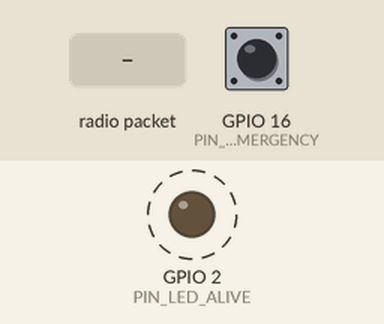
This sketch was run on a simulated ESP32. On the bench: output pins drawn as LEDs (lit = HIGH). Dashed ring = blinking. The inputs (shaded band) are chosen by the test bench; at power-on: GPIO 16 (PIN_FUEL_EMERGENCY) HIGH. What the sketch prints to the serial monitor is not drawn.

Above: at 0.4 s.
1.5 s: radio packet "1" arrives
Timing chart, 0 to 11.7 s (numbered marks = the images above; inputs shaded):
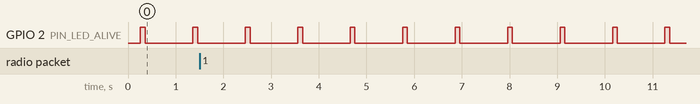

Measured:
- by itself, GPIO 2 (PIN_LED_ALIVE): alternates HIGH for 0.10 s and LOW for 1.0 s

The sketch:

ECU2.ino
```cpp
// (licence header left out)
// -----FreeRTOS includes-----
#include <freertos/FreeRTOS.h>
#include <freertos/semphr.h>
#include <freertos/task.h>
#include "soc/rtc_wdt.h"

// -----espnow includes-----
#include <esp_now.h>
#include <WiFi.h>

// -----include external files-----
#include "configs.h"      // general configs
#include "var_global.h"   // global variables must be declared before functions definitions
#include "prototypes.h"   // functions prototypes must be explicitly declared
#include "tasks.h"        // task functions definitions
#include "system.h"       // system functions
#include "esp-now.h"      // esp-now functions

void setup(){
    // init system general modules (pinMode and Serial)
    init_system();

    // init system handlers such as queues and semaphores
    init_system_handlers();

    // init system handlers such as queues and semaphores
    init_espnow();

    // -----final confirmation-----
    INFO("INFO_2: setup successfully");
    delay(50); // give time to send the espnow message

    // -----fire up tasks-----
    init_tasks();
}

void loop(){
    // -----delete loop-----
    vTaskDelete(NULL);
}
```

esp-now.h
```cpp
/**
 * @brief init esp-now
 */
void init_espnow(){
    // -----ESPNOW settings-----
    WiFi.mode(WIFI_STA);
    WiFi.disconnect();
    if (esp_now_init() != ESP_OK)    // check if was initialized successfully
        ERROR("ERROR_2: initializing ESP-NOW", false); // DO NOT send through esp-now
    INFO("INFO_2: Done initializing ESP-NOW", false); // DO NOT send through esp-now
    delay(50); // give time to send the espnow message
    esp_now_register_send_cb(OnDataSent);

    // register peer
    esp_now_peer_info_t peerInfo = {};
    peerInfo.channel = 0;
    peerInfo.encrypt = false;

    // control peer
    memcpy(peerInfo.peer_addr, address_ECUBOX, 6);
    if (esp_now_add_peer(&peerInfo) != ESP_OK)
        ERROR("ERROR_2: Failed to add ECUBOX peer", false); // DO NOT send through esp-now
    INFO("INFO_2: control peer added");
    delay(50); // give time to send the espnow message

    // receiver peer
    memcpy(peerInfo.peer_addr, address_ECU1, 6);
    if (esp_now_add_peer(&peerInfo) != ESP_OK)
        ERROR("ERROR_2: Failed to add ECU1 peer", false); // DO NOT send through esp-now
    INFO("INFO_2: receiver peer added");
    delay(50); // give time to send the espnow message

    esp_now_register_recv_cb(OnDataRecv);
}

/**
 * @brief ESP-NOW on data sent callback
 *
 * @param mac_addr device MAC address
 * @param status esp-now status
 */
void OnDataSent(const uint8_t *mac_addr, esp_now_send_status_t status){
#if DEBUG_MODE
    // -----check if the data was delivered-----
    Serial.print("Send status:\t");
    Serial.println(status == ESP_NOW_SEND_SUCCESS ? "Delivery Success" : "Delivery Fail");
#endif
}

/**
 * @brief ESP-NOW on data receive callback
 *
 * @param mac device MAC address
 * @param incomingData data received
 * @param len array size
 */
void OnDataRecv(const uint8_t *mac, const uint8_t *incomingData, int len){
    if (len == sizeof(cmd_t)){
        cmd_t config = {};
        memcpy(&config, incomingData, sizeof(config));

        if (config.command == CMD_START){
            INFO("INFO_2: start writing data");
            delay(50); // give time to send the espnow message
        }
        else if (config.command == CMD_STOP){
            INFO("INFO_2: stop writing data");
            delay(50); // give time to send the espnow message
        }
        else if (config.command == CMD_RESTART){
            INFO("INFO_2: restarting . . .\n----------------------");
            delay(50); // give time to send the espnow message

            ESP.restart();
        }
        else{
            INFO("INFO_2: command does not exist");
            delay(50); // give time to send the espnow message
        }
    }
    else{
        INFO("INFO_2: unknown incoming data");
    }
}
```

prototypes.h
```cpp
// -----tasks functions-----

void task_alive(void*);
void isr_rpm(void);
void task_RPM(void*);
void isr_spdmt(void);
void task_speedometer(void*);
void task_fuel_emer(void*);


// -----esp-now functions-----

void init_espnow(void);
void OnDataSent(const uint8_t*, esp_now_send_status_t);
void OnDataRecv(const uint8_t*, const uint8_t*, int);


// -----system-----

void init_system(void);
void init_system_handlers(void);
void init_tasks(void);
void ERROR(char*);
void ERROR(char*, bool);
void INFO(const char*);
void INFO(const char*, bool);
void send_debug(const char*);
void on_error(char*, bool);
```

system.h
```cpp
/**
 * @brief init system general modules (pinMode and Serial)
 *
 */
void init_system(void){
    // -----Serial initiallization-----
    Serial.begin(SERIAL_FREQ);
    while (!Serial){}; // wait until is initialized

    // -----header-----
    Serial.println("|--------------------|");
    Serial.println("|                    |");
    Serial.println("|        ECU2        |");
    Serial.println("|                    |");
    Serial.println("|--------------------|");
}

/**
 * @brief init system handlers such as queues and semaphores
 *
 */
void init_system_handlers(void){
    INFO("INFO_2: no system handlers", false);
    delay(50);
}

/**
 * @brief init run time tasks
 *
 */
void init_tasks(void){
    xTaskCreate(task_alive,     // task function
                "alive_signal", // task name
                2048,           // stack size
                NULL,           // parameters
                10,             // priority
                &th_alive);     // handler

    xTaskCreate(task_RPM,   // task function
                "task_RPM", // task name
                2048,       // stack size
                NULL,       // parameters
                10,         // priority
                &th_rpm);   // handler

    xTaskCreate(task_speedometer,   // task function
                "task_speedometer", // task name
                2048,               // stack size
                NULL,               // parameters
                10,                 // priority
                &th_spdmt);         // handler

    xTaskCreate(task_fuel_emer,   // task function
                "task_fuel_emer", // task name
                2048,             // stack size
                NULL,             // parameters
                10,               // priority
                &th_fuel);        // handler
}

/**
 * @brief print ERROR messages on serial and through esp-now:
 *
 * @param returnMsg const char[]: message to be sent
 */
void ERROR(char returnMsg[]){
    Serial.println();
    Serial.println(returnMsg);
    send_debug(returnMsg);

    on_error(returnMsg, true);
}

/**
 * @brief print ERROR messages on serial and through esp-now:
 *
 * @param returnMsg const char[]: message to be sent
 * @param espnow_active bool: esp-now active flag
 */
void ERROR(char returnMsg[], bool espnow_active){
    Serial.println();
    Serial.println(returnMsg);
    if (espnow_active)
        send_debug(returnMsg);

    on_error(returnMsg, espnow_active);
}

/**
 * @brief print INFO messages on serial and through esp-now:
 *
 * @param returnMsg const char[]: message to be sent
 */
void INFO(const char returnMsg[]){
    Serial.println();
    Serial.println(returnMsg);
    send_debug(returnMsg);
}

/**
 * @brief print INFO messages on serial and through esp-now:
 *
 * @param returnMsg const char[]: message to be sent
 * @param espnow_active bool: esp-now active flag
 */
void INFO(const char returnMsg[], bool espnow_active){
    Serial.println();
    Serial.println(returnMsg);
    if (espnow_active)
        send_debug(returnMsg);
}

/**
 * @brief send debug messages through esp-now
 *
 * @param returnMsg const char[]: message to be sent
 */
void send_debug(const char returnMsg[]){
    if (sizeof(returnMsg) <= ESPNOW_BUFFER_SIZE){
        debug_t msg_data;
        msg_data.id = BOARDID;
        strcpy(msg_data.msg, returnMsg);
        esp_now_send(address_ECUBOX, (uint8_t *) &msg_data, sizeof(msg_data));
    }
    else
        Serial.println("ERROR_2: espnow buffer overflow");
}

/**
 * @brief send error messages through esp-now with option
 *
 * @param returnMsg const char[]: message to be sent
 * @param espnow_active bool: esp-now active flag
 */
void on_error(char returnMsg[], bool espnow_active){
    if (REBOOT_ON_ERROR){
        ESP.restart();
        delay(1);
    }
    else{
        while(true){
            Serial.println(returnMsg);

            if (espnow_active)
                send_debug(returnMsg);

            delay(DEBUG_DELAY);
        }
    }
}
```

tasks.h
```cpp
/**
 * @brief alive signal
 *
 * @param arg void arg
 */
void task_alive(void *arg){
    (void)arg;

    // -----setup pin mode-----
    pinMode(PIN_LED_ALIVE, OUTPUT);

    while (true){
        digitalWrite(PIN_LED_ALIVE, HIGH);
        vTaskDelay(100 / portTICK_PERIOD_MS);
        digitalWrite(PIN_LED_ALIVE, LOW);
        vTaskDelay(1000 / portTICK_PERIOD_MS);
    }
}

/**
 * @brief RPM interrupt service routine
 *
 */
void IRAM_ATTR isr_rpm(void){ counter_rpm++; }

/**
 * @brief RPM task
 *
 * @param arg void arg
 */
void task_RPM(void *arg){
    (void)arg;

    // -----create local variables-----
    uint32_t timer_send;
    uint16_t counter_rpm_copy;
    sensor_t rpm = {BOARDID, RPM, 0.0};

#if DEBUG_MODE
    // see the remaining space of this task
    // always after create the variables
    UBaseType_t uxHighWaterMark;
    uxHighWaterMark = uxTaskGetStackHighWaterMark(NULL);
    char info[ESPNOW_BUFFER_SIZE];
    snprintf(
        info,
        ESPNOW_BUFFER_SIZE,
        "INFO_2: %d bytes remaining of the RPM task space",
        uxHighWaterMark);
    INFO(info);
    vTaskDelay(50 / portTICK_PERIOD_MS); // give time to send the espnow message
#endif

    // -----update timer-----
    timer_send = millis();

    while (true){
        if ((millis() - timer_send) >= TASK_RPM_SEND_RATE_ms){
            // -----add to timer-----
            timer_send += TASK_RPM_SEND_RATE_ms;

            // -----get counts-----
            noInterrupts();
            counter_rpm_copy = counter_rpm;
            counter_rpm = false;
            interrupts();

            // -----calculate-----
            rpm.value = counter_rpm_copy / TASK_RPM_SEND_RATE_min; // general rpm calculation
            rpm.value /= 2; // compensate for the double peak of the signal

            // -----send RPM data through esp-now to receiver-----
            esp_now_send(address_ECU1, (uint8_t *) &rpm, sizeof(rpm));
        }
        vTaskDelay(1 / portTICK_PERIOD_MS);
    }
}

/**
 * @brief speedometer interrupt service routine
 *
 */
void IRAM_ATTR isr_spdmt(void){ counter_spdmt++; }

/**
 * @brief  Read, calculate and send the speed
 *
 * @param arg void arg
 */
void task_speedometer(void *arg){
    (void)arg;

    // -----create local variables-----
    uint32_t timer_send;
    uint16_t counter_spdmt_copy;
    sensor_t spdmt = {BOARDID, SPEEDOMETER, 0.0};

#if DEBUG_MODE
    // see the remaining space of this task
    // always after create the variables
    UBaseType_t uxHighWaterMark;
    uxHighWaterMark = uxTaskGetStackHighWaterMark(NULL);
    char info[ESPNOW_BUFFER_SIZE];
    snprintf(
        info,
        ESPNOW_BUFFER_SIZE,
        "INFO_2: %d bytes remaining of the speedometer task space",
        uxHighWaterMark);
    INFO(info);
    vTaskDelay(50 / portTICK_PERIOD_MS); // give time to send the espnow message
#endif

    // -----attachISR-----
    pinMode(PIN_SPEEDOMETER, INPUT);
    // attachInterrupt(PIN_SPEEDOMETER, isr_spdmt, CHANGE);

    // -----update timer-----
    timer_send = millis();

    while (true){
        if ((millis() - timer_send) >= TASK_SPDMT_SEND_RATE_ms){
            // -----add to timer-----
            timer_send += TASK_SPDMT_SEND_RATE_ms;

            // -----get counts-----
            noInterrupts();
            counter_spdmt_copy = counter_spdmt;
            counter_spdmt = false;
            interrupts();

            // -----calculate-----
            float meters = (counter_spdmt_copy / WHEEL_EDGES) * WHEEL_CIRC;
            spdmt.value = meters / TASK_SPDMT_SEND_RATE_s; // in meter/second
            spdmt.value *= ms2kmh;

            spdmt.value = 12.3;

            // -----send spped data through esp-now to receiver-----
            esp_now_send(address_ECU1, (uint8_t *) &spdmt, sizeof(spdmt));
        }
        vTaskDelay(1 / portTICK_PERIOD_MS);
    }
}

/**
 * @brief Read and send fuel emergency sensor data
 *
 * @param arg void arg
 */
void task_fuel_emer(void *arg){
    (void)arg;

    // -----create local variables-----
    uint32_t timer_send;
    sensor_t fuel_emer = {BOARDID, FUEL_EMERGENCY, 0.0};

#if DEBUG_MODE
    // see the remaining space of this task
    // always after create the variables
    UBaseType_t uxHighWaterMark;
    uxHighWaterMark = uxTaskGetStackHighWaterMark(NULL);
    char info[ESPNOW_BUFFER_SIZE];
    snprintf(
        info,
        ESPNOW_BUFFER_SIZE,
        "INFO_2: %d bytes remaining of the fuel emer task space",
        uxHighWaterMark);
    INFO(info);
    vTaskDelay(50 / portTICK_PERIOD_MS); // give time to send the espnow message
#endif

    // -----pin mode-----
    pinMode(PIN_FUEL_EMERGENCY, INPUT);

    // -----update timer-----
    timer_send = millis();

    while (true){
        if ((millis() - timer_send) >= TASK_F_EMER_SEND_RATE_ms){
            // -----add to timer-----
            timer_send += TASK_F_EMER_SEND_RATE_ms;

            // -----read raw data-----
            fuel_emer.value = float(!digitalRead(PIN_FUEL_EMERGENCY));

            fuel_emer.value = 0.0;

            // -----send spped data through esp-now to receiver-----
            esp_now_send(address_ECU1, (uint8_t *) &fuel_emer, sizeof(fuel_emer));
        }
        vTaskDelay(1 / portTICK_PERIOD_MS);
    }
}
```

var_global.h
```cpp
// -----FreeRTOS objects-----
TaskHandle_t th_alive; // LED alive task handler
TaskHandle_t th_rpm;   // RPM task handler
TaskHandle_t th_spdmt; // speedometer task handler
TaskHandle_t th_fuel;  // emergency fuel task handler

// -----command lookup table-----
typedef enum {
    CMD_NULL,     /*empty command*/
    CMD_START,    /*start command*/
    CMD_STOP,     /*stop command*/
    CMD_NEW_FILE, /*new file command*/
    CMD_RESTART   /*restart command*/
} commands_t;

// -----board ID secret values-----
typedef enum {
    BOARD_01 = 0x7CE, /*1998*/
    BOARD_02 = 0x7CF, /*1998 + 1*/
    BOARD_03 = 0x7D0  /*1998 + 2*/
} boardID_t;

typedef enum {
    RPM,
    SPEEDOMETER,
    FUEL_LEVEL,
    FUEL_EMERGENCY,
    BATTERY,
    AMBIENT_TEMP,
    ROLLOVER,
    TILT_X,
    TILT_Y,
    TILT_Z
} sensors_t;

// -----debug data type definition-----
typedef struct {
    boardID_t id;
    char msg[ESPNOW_BUFFER_SIZE];
} debug_t;

// -----espnow command data type-----
typedef struct {
    boardID_t id;
    commands_t command;
} cmd_t;

// -----sensor data type definition-----
typedef struct {
    boardID_t id;
    sensors_t type;
    float value;  // sensor data must be float due to a bug in writing to the sd card
} sensor_t;

// -----interrupts global variables-----
volatile uint16_t counter_rpm, counter_spdmt;
```

configs.h
```cpp
// -----system configs-----
#define BOARDID               BOARD_03
#define SERIAL_FREQ           115200      // serial monitor baud rate
#define DEBUG_DELAY           5000        // delay between debug messages
#define DEBUG_MODE            true        // config if debug mode is active
#define REBOOT_ON_ERROR       false       // reboot on error flag
#define REBOOT_ON_DISCONNECT  false       // reboot on disconnect flag
#define ESPNOW_BUFFER_SIZE    64          // espnow buffer char array size

// -----tasks configs-----
#define TASK_RPM_SEND_RATE_Hz   1 // RPM task send rate in hertz
#define TASK_SPDMT_SEND_RATE_Hz 1 // speedometer task send rate in hertz
#define TASK_F_EMER_SEND_RATE_Hz  1           // task send rate in hertz

// -----convertions-----
#define TASK_RPM_SEND_RATE_ms     (int(1000.0 / float(TASK_RPM_SEND_RATE_Hz))) // rate perido in milliseconds
#define TASK_RPM_SEND_RATE_min    (float(1.0 / (float(TASK_RPM_SEND_RATE_Hz) * 60.0))) // rate perido in min
#define TASK_SPDMT_SEND_RATE_ms   (int( 1000.0 / float(TASK_SPDMT_SEND_RATE_Hz))) // rate perido in milliseconds
#define TASK_SPDMT_SEND_RATE_s    (float (1.0 / float(TASK_SPDMT_SEND_RATE_Hz))) // rate perido in seconds
#define TASK_SPDMT_SEND_RATE_min  (float(1.0 / (float(TASK_SPDMT_SEND_RATE_Hz) * 60.0))) // rate perido in min
#define TASK_F_EMER_SEND_RATE_ms  (int( 1000.0 / float(TASK_F_EMER_SEND_RATE_Hz))) // rate perido in milliseconds
#define TASK_F_EMER_SEND_RATE_s   (float (1.0 / float(TASK_F_EMER_SEND_RATE_Hz))) // rate perido in seconds
#define TASK_F_EMER_SEND_RATE_min (float(1.0 / (float(TASK_F_EMER_SEND_RATE_Hz) * 60.0))) // rate perido in min

// -----constants-----
#define PI          3.1415
#define ms2kmh      3.6
#define WHEEL_DIA   0.4              // diameter in meters
#define WHEEL_CIRC  (PI * WHEEL_DIA) // wheel circumference
#define WHEEL_EDGES 6                // 6 edges per revolution

// -----pinout-----
#define PIN_LED_ALIVE      02 // esp32 v1 builtin lED
#define PIN_RPM            04
#define PIN_FUEL_EMERGENCY 16
#define PIN_SPEEDOMETER    17
#define PIN_FUEL_HALL1     26
#define PIN_FUEL_HALL2     25
#define PIN_FUEL_HALL3     33
#define PIN_FUEL_HALL4     32
#define PIN_FUEL_HALL5     35
#define PIN_FUEL_HALL6     34

// -----esp-now addresses-----
uint8_t address_ECUBOX[] = {0x94, 0xB5, 0x55, 0x2D, 0x1E, 0x0C};
uint8_t address_ECU1[]   = {0x0C, 0xB8, 0x15, 0xC3, 0xF0, 0x50};
uint8_t address_ECU2[]   = {0x7C, 0x9E, 0xBD, 0xED, 0x52, 0x70};
```
